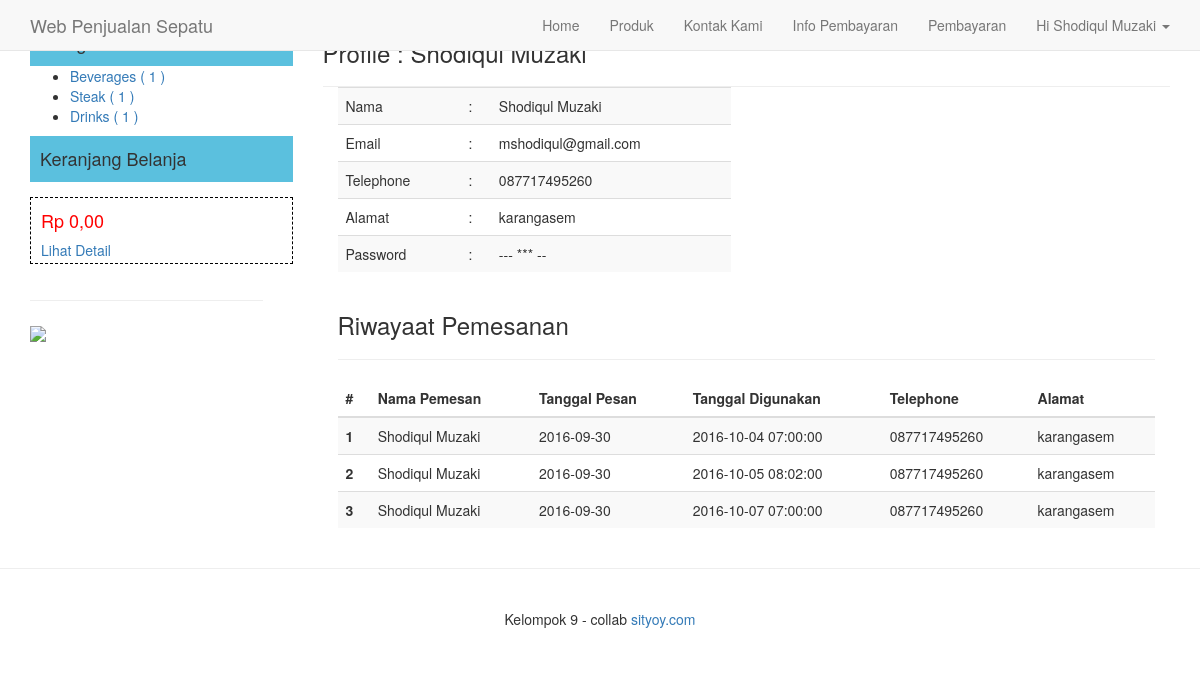
Page /profile.php (signed in) on the committed database.
### tables this page shows
CREATE TABLE `user` (
  `id` int(5) NOT NULL,
  `nama` varchar(50) NOT NULL,
  `email` varchar(75) NOT NULL,
  `telephone` varchar(20) NOT NULL,
  `alamat` text NOT NULL,
  `password` varchar(100) NOT NULL,
  `status` enum('user','admin') NOT NULL
);

CREATE TABLE `kategori_produk` (
  `id` int(3) NOT NULL,
  `nama` varchar(100) NOT NULL,
  `deskripsi` text NOT NULL
);

CREATE TABLE `pesanan` (
  `id` int(5) NOT NULL,
  `tanggal_pesan` datetime NOT NULL,
  `tanggal_digunakan` datetime NOT NULL,
  `user_id` int(5) NOT NULL,
  `nama` varchar(100) NOT NULL,
  `alamat` text NOT NULL,
  `kota` varchar(255) NOT NULL,
  `ongkir` int(11) NOT NULL,
  `telephone` varchar(20) NOT NULL,
  `read` enum('0','1') NOT NULL,
  `status` enum('lunas','belum lunas','','') NOT NULL
);

### inc/config.php (called while the page is built, shortened)
<?php
	$url = "https://sityoy.smksislambahagia.sch.id/";
	$no = 1;
?>

### profile.php (the view, shortened to what this page needs)
 <?php
	include"inc/config.php";
	include"layout/header.php";
	$q = mysqli_query($GLOBALS["___mysqli_ston"], "select*from pesanan where user_id='$_SESSION[iam_user]'");
?>
		<div class="col-md-9">
			<div class="row">
			<div class="col-md-12">
			<h3>Profile : <?php echo $user->nama; ?></h3>
				<hr>
				<div class="col-md-6	 content-menu" style="margin-top:-20px;">
				 <table class="table table-striped">
					<tr>
						<td>Nama</td>
						<td>:</td>
						<td><?php echo $user->nama; ?></td>
					</tr>
					<tr>
						<td>Email</td>
						<td>:</td>
						<td><?php echo $user->email; ?></td>
					</tr>
					<tr>
						<td>Telephone</td>
						<td>:</td>
						<td><?php echo $user->telephone; ?></td>
					</tr>
					<tr>
						<td>Alamat</td>
						<td>:</td>
						<td><?php echo $user->alamat; ?></td>
					</tr>
					<tr>
						<td>Password</td>
						<td>:</td>
						<td>--- *** --</td>
					</tr>
				 </table>
				</div>
				<div class="col-md-12 content-menu">
				<h3>Riwayaat Pemesanan </h3>
					<hr>
					<table class="table table-striped table-hove">
			<thead>
				<tr>
					<th>#</th>
					<th>Nama Pemesan</th>
					<th>Tanggal Pesan</th>
					<th>Tanggal Digunakan</th>
					<th>Telephone</th>
					<th>Alamat</th>
				</tr>
			</thead>
			<tbody>
		<?php while($data=mysqli_fetch_object($q)){ ?>
				<tr <?php if($data->read == 0 ){ echo 'style="background:#cce9f8 !important;"'; } ?> >
					<th scope="row"><?php echo $no++; ?></th>
					<td><?php echo $data->nama ?></td>
					<td><?php echo substr($data->tanggal_pesan,0,10) ?></td>
					<td><?php echo $data->tanggal_digunakan ?></td>
					<td><?php echo $data->telephone ?></td>
					<td><?php echo $data->alamat ?></td>
				</tr>
		<?php } ?>
			</tbody>
		</table>
				</div>
			</div>
			</div>
		</div>
<?php include"layout/footer.php"; ?>

### layout/header.php (shortened to what this page needs)
<!DOCTYPE html>
<html lang="en">
  <head>
    <link href="<?php echo $url ?>assets/bootstrap/css/bootstrap.css" rel="stylesheet">
    <link href="<?php echo $url ?>assets/bootstrap/css/datetimepicker.css" rel="stylesheet">
    <link href="<?php echo $url ?>assets/css/navbar-fixed-top.css" rel="stylesheet">
    <link href="<?php echo $url ?>assets/css/full-slider.css" rel="stylesheet">
    <link href="<?php echo $url ?>assets/css/style.css" rel="stylesheet">
  </head>
  <body>
    <nav class="navbar navbar-default navbar-fixed-top navbar-blue">
      <div class="container">
        <div class="navbar-header">
          <a class="navbar-brand" href="#">Web Penjualan Sepatu</a>
        </div>
        <div id="navbar" class="navbar-collapse collapse">
          <ul class="nav navbar-nav navbar-right">
            <li><a href="<?php echo $url ?>">Home</a></li>
            <li><a href="<?php echo $url ?>menu.php">Produk</a></li>
            <li><a href="<?php echo $url ?>kontak.php">Kontak Kami</a></li>
            <li><a href="<?php echo $url ?>info.php">Info Pembayaran</a></li>
            <?php if(!empty($_SESSION['iam_user'])){ ?>
			<?php
				$user = mysqli_fetch_object(mysqli_query($GLOBALS["___mysqli_ston"], "SELECT*FROM user where id='$_SESSION[iam_user]'"));
			?>
      <li><a href="<?php echo $url ?>pembayaran.php">Pembayaran</a></li>
			<li class="dropdown">
              <a href="#" class="dropdown-toggle" data-toggle="dropdown" role="button" aria-haspopup="true" aria-expanded="false">Hi <?php echo $user->nama; ?> <span class="caret"></span></a>
            </li>
			<?php } ?>
          </ul>
        </div>
      </div>
    </nav>
	<div class="container" style="margin-top:20px;">
	<div class="row">
		<div class="col-md-3">
			<div style="background:#5bc0de; width:100%; height:auto; padding-top:3px;padding-bottom:3px; padding-left:10px;">
			<h4>Kategori Produk</h4>
			</div>
			<ul class="kategori">
				<?php
					$kategori = mysqli_query($GLOBALS["___mysqli_ston"], "SELECT * FROM kategori_produk");
					while($data = mysqli_fetch_array($kategori)){
				?>
					<li><a href="<?php echo $url; ?>menu.php?kategori=<?php echo $data['id'] ?>"><?php echo $data['nama']; ?> (
					<?php
						$ck = mysqli_num_rows(mysqli_query($GLOBALS["___mysqli_ston"], "SELECT * FROM produk WHERE kategori_produk_id='$data[id]'"));
						if($ck > 0){ echo $ck; }else{ echo 0; } ?>
					)</a></li>
				<?php } ?>
			</ul>
			<div style="background:#5bc0de; width:100%; height:auto; padding-top:3px;padding-bottom:3px; padding-left:10px; 	margin-bottom:15px;">
				<h4>Keranjang Belanja</h4>
			</div>
			<div style=" width:100%; height:auto; padding-top:3px;padding-bottom:3px; padding-left:10px; 	margin-bottom:15px; border: 1px dashed #000;">
			<?php
                            if(isset($_SESSION['cart'])){
                                $total = 0;
                                $cart = unserialize($_SESSION['cart']);
                                if($cart == ''){
                                    $cart = [];
                                }
                                foreach($cart as $id => $qty){
                                    $product = mysqli_fetch_array(mysqli_query($GLOBALS["___mysqli_ston"], "select * from produk WHERE id='$id'"));
                                    if(isset($product)){
                                       $t = $qty * $product['harga'];
                                       $total += $t;
                                    }
                                }
                                echo '<h4 style="color:#f00;">Rp '. number_format($total, 2, ',', '.') .'</h4>';
                            }else{
                                echo '<h4 style="color:#f00;">Rp 0,00</h4>';
                            }
                        ?>
				<a href="<?php echo $url; ?>keranjang.php">Lihat Detail</a>
			</div>
			<div class="row col-md-12">
			</div>
			<div class="row col-md-12">
				<hr>
				<img src="<?php echo $url.'assets/img/me.png'; ?>" width="100%"><br><br>
			</div>
		</div>

### rows in the picture
user: nama "Shodiqul Muzaki", email "mshodiqul@gmail.com", telephone "087717495260", alamat "karangasem"
kategori_produk: nama "Beverages", ck "1"
kategori_produk: nama "Steak", ck "1"
kategori_produk: nama "Drinks", ck "1"
pesanan: nama "Shodiqul Muzaki", tanggal_pesan "2016-09-30", tanggal_digunakan "2016-10-04 07:00:00", telephone "087717495260", alamat "karangasem"
pesanan: nama "Shodiqul Muzaki", tanggal_pesan "2016-09-30", tanggal_digunakan "2016-10-05 08:02:00", telephone "087717495260", alamat "karangasem"
pesanan: nama "Shodiqul Muzaki", tanggal_pesan "2016-09-30", tanggal_digunakan "2016-10-07 07:00:00", telephone "087717495260", alamat "karangasem"
